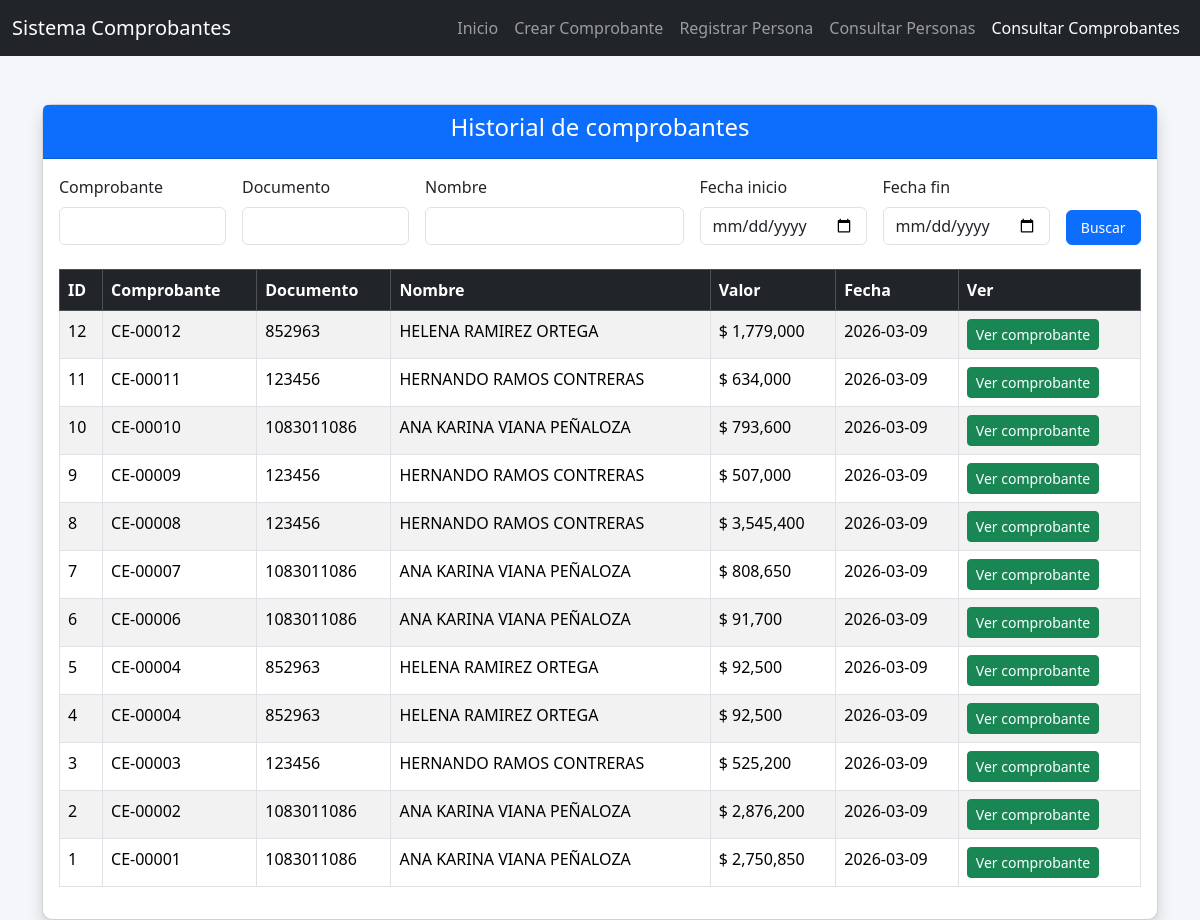
The page /consultar_comprobantes on the database its author committed.
### tables this page shows
CREATE TABLE comprobantes (
        id INTEGER PRIMARY KEY AUTOINCREMENT,
        numero TEXT,
        documento TEXT,
        nombre TEXT,
        direccion TEXT,
        celular TEXT,
        concepto TEXT,
        valor REAL,
        fecha TEXT,
        firma TEXT
    );

### app.py (the view, shortened to what this page needs)
@app.route("/consultar_comprobantes", methods=["GET","POST"])
def consultar_comprobantes():
    conn = get_db()
    cursor = conn.cursor()
    numero = ""
    documento = ""
    nombre = ""
    fecha_inicio = ""
    fecha_fin = ""
    query = """
    SELECT id,numero,documento,nombre,valor,fecha
    FROM comprobantes
    WHERE 1=1
    """
    parametros = []
    query += " ORDER BY id DESC"
    cursor.execute(query, parametros)
    comprobantes = cursor.fetchall()
    conn.close()
    return render_template(
        "consultar_comprobantes.html",
        comprobantes=comprobantes,
        numero=numero,
        documento=documento,
        nombre=nombre,
        fecha_inicio=fecha_inicio,
        fecha_fin=fecha_fin
    )

### app.py (called while the page is built)
def get_db():
    conn = sqlite3.connect("database.db", timeout=10)
    conn.row_factory = sqlite3.Row
    return conn

### templates/consultar_comprobantes.html (shortened to what this page needs)
<!DOCTYPE html>
<html>
<head>
<link href="https://cdn.jsdelivr.net/npm/bootstrap@5.3.2/dist/css/bootstrap.min.css" rel="stylesheet">
</head>
<body>
<nav class="navbar navbar-expand-lg navbar-dark bg-dark">
<div class="container-fluid">
<a class="navbar-brand" href="/">Sistema Comprobantes</a>
<div class="navbar-nav">
<a class="nav-link" href="/">Inicio</a>
<a class="nav-link" href="/comprobante">Crear Comprobante</a>
<a class="nav-link" href="/personas">Registrar Persona</a>
<a class="nav-link" href="/consultar_personas">Consultar Personas</a>
<a class="nav-link active" href="/consultar_comprobantes">Consultar Comprobantes</a>
</div>
</div>
</nav>
<div class="container mt-5">
<div class="card shadow">
<div class="card-header bg-primary text-white text-center">
<h4>Historial de comprobantes</h4>
</div>
<div class="card-body">
<form method="POST" class="row g-3 mb-4">
<div class="col-md-2">
<label class="form-label">Comprobante</label>
<input type="text" name="numero" class="form-control" value="{{ numero }}">
</div>
<div class="col-md-2">
<label class="form-label">Documento</label>
<input type="text" name="documento" class="form-control" value="{{ documento }}">
</div>
<div class="col-md-3">
<label class="form-label">Nombre</label>
<input type="text" name="nombre" class="form-control" value="{{ nombre }}">
</div>
<div class="col-md-2">
<label class="form-label">Fecha inicio</label>
<input type="date" name="fecha_inicio" class="form-control" value="{{ fecha_inicio }}">
</div>
<div class="col-md-2">
<label class="form-label">Fecha fin</label>
<input type="date" name="fecha_fin" class="form-control" value="{{ fecha_fin }}">
</div>
<div class="col-md-1 d-flex align-items-end">
<button class="btn btn-primary w-100">
Buscar
</button>
</div>
</form>
<table class="table table-bordered table-striped">
<thead class="table-dark">
<tr>
<th>ID</th>
<th>Comprobante</th>
<th>Documento</th>
<th>Nombre</th>
<th>Valor</th>
<th>Fecha</th>
<th>Ver</th>
</tr>
</thead>
<tbody>
{% for c in comprobantes %}
<tr>
<td>{{ c[0] }}</td>
<td>{{ c[1] }}</td>
<td>{{ c[2] }}</td>
<td>{{ c[3] }}</td>
<td>$ {{ "{:,.0f}".format(c[4]) }}</td>
<td>{{ c[5] }}</td>
<td>
<a href="/ver_comprobante/{{ c[0] }}" class="btn btn-success btn-sm">
Ver comprobante
</a>
</td>
</tr>
{% endfor %}
</tbody>
</table>
</div>
</div>
</div>
</body>
</html>

### templates/consultar_comprobantes.html (style rules this page uses)
body { background:#f4f6f9; }
.card { border-radius:10px; }
.table { font-size:16px; }
.btn { font-size:14px; }

### rows shown on the page
comprobantes: id "12", numero "CE-00012", documento "852963", nombre "HELENA RAMIREZ ORTEGA", valor "1,779,000", fecha "2026-03-09"
comprobantes: id "11", numero "CE-00011", documento "123456", nombre "HERNANDO RAMOS CONTRERAS", valor "634,000", fecha "2026-03-09"
comprobantes: id "10", numero "CE-00010", documento "1083011086", nombre "ANA KARINA VIANA PEÑALOZA", valor "793,600", fecha "2026-03-09"
comprobantes: id "9", numero "CE-00009", documento "123456", nombre "HERNANDO RAMOS CONTRERAS", valor "507,000", fecha "2026-03-09"
comprobantes: id "8", numero "CE-00008", documento "123456", nombre "HERNANDO RAMOS CONTRERAS", valor "3,545,400", fecha "2026-03-09"
comprobantes: id "7", numero "CE-00007", documento "1083011086", nombre "ANA KARINA VIANA PEÑALOZA", valor "808,650", fecha "2026-03-09"
comprobantes: id "6", numero "CE-00006", documento "1083011086", nombre "ANA KARINA VIANA PEÑALOZA", valor "91,700", fecha "2026-03-09"
comprobantes: id "5", numero "CE-00004", documento "852963", nombre "HELENA RAMIREZ ORTEGA", valor "92,500", fecha "2026-03-09"
comprobantes: id "4", numero "CE-00004", documento "852963", nombre "HELENA RAMIREZ ORTEGA", valor "92,500", fecha "2026-03-09"
comprobantes: id "3", numero "CE-00003", documento "123456", nombre "HERNANDO RAMOS CONTRERAS", valor "525,200", fecha "2026-03-09"
comprobantes: id "2", numero "CE-00002", documento "1083011086", nombre "ANA KARINA VIANA PEÑALOZA", valor "2,876,200", fecha "2026-03-09"
comprobantes: id "1", numero "CE-00001", documento "1083011086", nombre "ANA KARINA VIANA PEÑALOZA", valor "2,750,850", fecha "2026-03-09"
